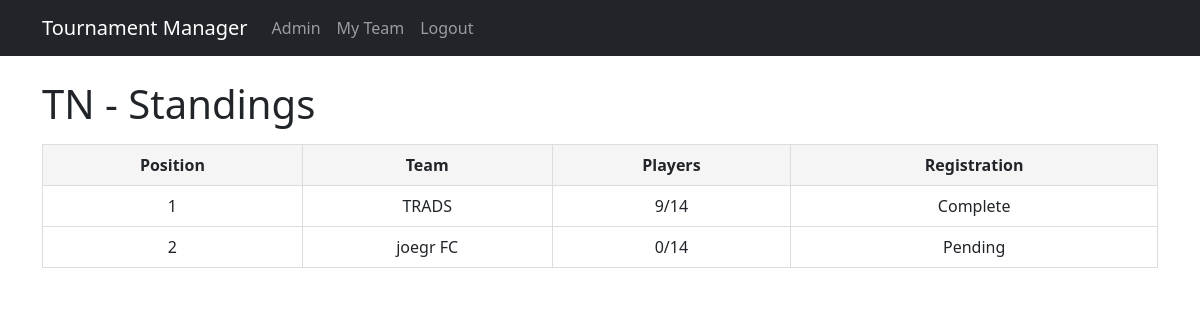
The page /api/tournament/1/standings/ (signed in) on the database its author committed.
### tournament/models.py (models this page shows, shortened)
class Tournament(models.Model):
    slug = models.SlugField(
        unique=True,
        editable=False,
        default=''
    )
    name = models.CharField(max_length=100)
    organizer = models.ForeignKey(User, on_delete=models.CASCADE, null=True, blank=True)
    datetime = models.DateTimeField(default=timezone.now)
    start_date = models.DateTimeField(default=timezone.now)
    number_of_groups = models.IntegerField(default=2)
    teams_per_group = models.IntegerField(default=4)
    is_active = models.BooleanField(default=True)
    status = models.CharField(
        max_length=20,
        choices=[
            ('REGISTRATION', 'Registration'),
            ('GROUP_STAGE', 'Group Stage'),
            ('KNOCKOUT', 'Knockout Stage'),
            ('COMPLETED', 'Completed')
        ],
        default='REGISTRATION'
    )
    group_stage_complete = models.BooleanField(default=False)
    knockout_stage_complete = models.BooleanField(default=False)

class Team(models.Model):
    slug = models.SlugField(
        unique=True,
        editable=False,
        default=''
    )
    name = models.CharField(max_length=100)
    tournament = models.ForeignKey(Tournament, on_delete=models.CASCADE)
    manager = models.ForeignKey(
        User,
        on_delete=models.CASCADE,
        default=get_admin_user
    )
    player_count = models.IntegerField(
        default=0,
        validators=[
            MinValueValidator(0),
            MaxValueValidator(14)
        ]
    )
    registration_code = models.CharField(
        max_length=8,
        unique=True,
        blank=True,
        null=True  # Null when registration complete
    )
    registration_complete = models.BooleanField(default=False)
    registration_expires = models.DateTimeField(null=True, blank=True)
    strength_rating = models.IntegerField(
        default=50,
        validators=[MinValueValidator(1), MaxValueValidator(100)]
    )
    class Meta:
        unique_together = ['tournament', 'name']

### tournament/views.py (the view)
# urls.py: path('tournament/<int:pk>/standings/', TournamentStandingsView.as_view(), name='tournament_standings'),
class TournamentStandingsView(LoginRequiredMixin, DetailView):
    model = Tournament
    template_name = 'tournament/standings.html'
    context_object_name = 'tournament'
    def get_context_data(self, **kwargs):
        context = super().get_context_data(**kwargs)
        tournament = self.get_object()
        context['teams'] = Team.objects.filter(
            tournament=tournament
        ).order_by('-registration_complete', '-player_count')
        return context

### tournament/templates/tournament/standings.html (shortened to what this page needs)
{% extends 'base.html' %}
{% block content %}
<h1>{{ tournament.name }} - Standings</h1>
<div class="tournament-standings">
    <table class="standings-table">
        <thead>
            <tr>
                <th>Position</th>
                <th>Team</th>
                <th>Players</th>
                <th>Registration</th>
            </tr>
        </thead>
        <tbody>
            {% for team in teams %}
            <tr>
                <td>{{ forloop.counter }}</td>
                <td>{{ team.name }}</td>
                <td>{{ team.player_count }}/14</td>
                <td>
                    {% if team.registration_complete %}
                        Complete
                    {% else %}
                        Pending
                    {% endif %}
                </td>
            </tr>
            {% endfor %}
        </tbody>
    </table>
</div>
{% endblock %}

### tournament/templates/tournament/standings.html (style rules this page uses)
.standings-table { width: 100%; border-collapse: collapse; margin: 1em 0; }
.standings-table th, .standings-table td { padding: 0.5em; border: 1px solid #ddd; text-align: center; }
.standings-table th { background-color: #f5f5f5; font-weight: bold; }

### rows shown on the page
Tournament: name "TN"
Team: name "TRADS", player_count "9", registration_complete "Complete"
Team: name "joegr FC", player_count "0", registration_complete "Pending"
